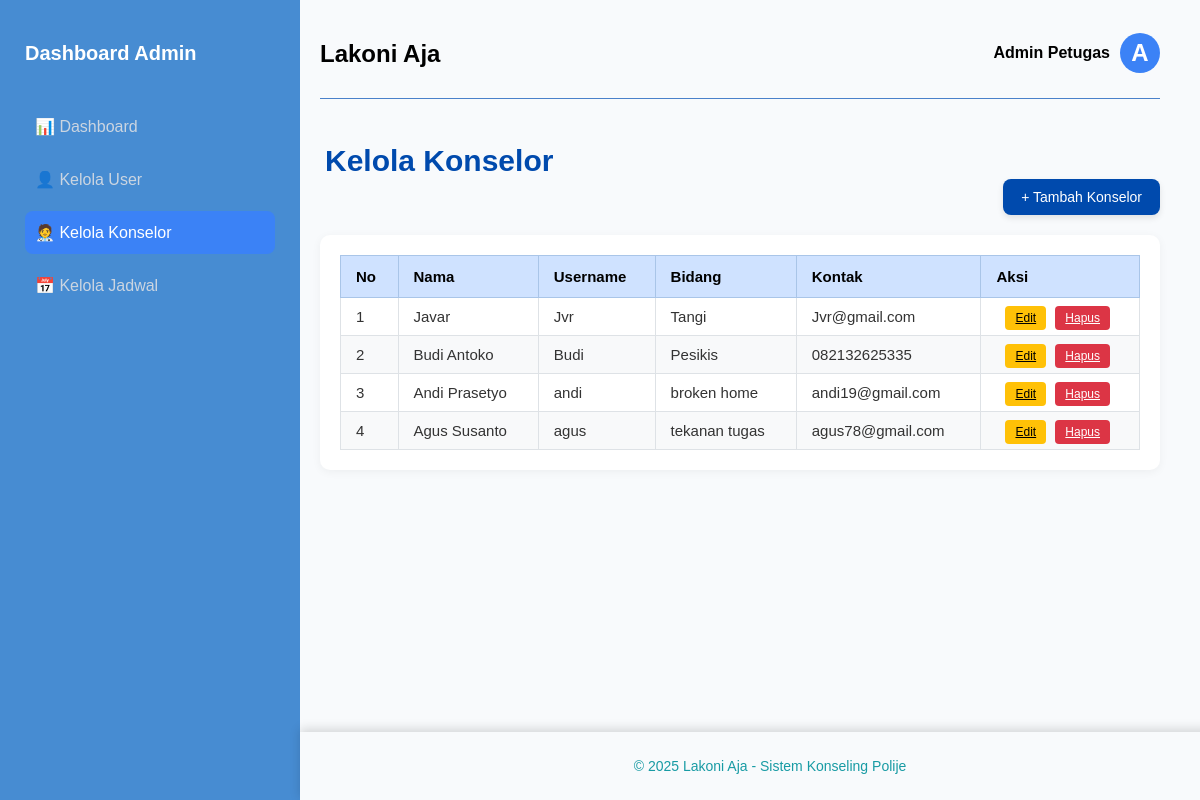
The app's page /kelola_konselor.php (signed in) with its own data.
### tables this page shows
CREATE TABLE `konselor` (
  `id_konselor` int NOT NULL,
  `nama` varchar(100) NOT NULL,
  `username` varchar(50) NOT NULL,
  `password` varchar(255) NOT NULL,
  `nip` varchar(50) DEFAULT NULL,
  `bidang_keahlian` varchar(100) DEFAULT NULL,
  `kontak` varchar(100) DEFAULT NULL,
  `foto` varchar(255) DEFAULT NULL
);

### kelola_konselor.php (the view, shortened to what this page needs)
<?php
include 'db.php';
$konselor = mysqli_query($conn, "SELECT id_konselor, nama, username, bidang_keahlian, kontak FROM konselor ORDER BY id_konselor DESC");
?>
<!DOCTYPE html>
<html lang="en">
<head>
    <link rel="stylesheet" href="assets/css/kelola_konselor.css?v=<?php echo time(); ?>">
    <link rel="stylesheet" href="https://cdnjs.cloudflare.com/ajax/libs/font-awesome/6.4.0/css/all.min.css">
</head>
<body>
<div class="sidebar">
  <div class="list_sidebar">
      <h2>Dashboard Admin</h2>
      <a href="dashboard_admin.php">📊 Dashboard</a>
      <a href="kelola_user.php">👤 Kelola User</a>
      <a href="kelola_konselor.php" class="active">🧑‍⚕️ Kelola Konselor</a>
      <a href="kelola_jadwal.php">📅 Kelola Jadwal</a>
  </div>
</div>
<div class="content">
    <div class="main-header">
        <h1 class="brand-title">Lakoni Aja</h1>
        <div class="profile-section">
            <span class="profile-name">Admin Petugas</span>
            <div class="profile-avatar">A</div>
        </div>
    </div>
    <hr class="header-line">
    <div class="header-actions">
        <h2 class="page-title">Kelola Konselor</h2>
        <a href="tambah_konselor.php" class="btn-add">+ Tambah Konselor</a>
    </div>
    <div class="table-container">
        <table class="custom-table">
            <thead>
                <tr>
                    <th>No</th>
                    <th>Nama</th>
                    <th>Username</th>
                    <th>Bidang</th>
                    <th>Kontak</th>
                    <th>Aksi</th>
                </tr>
            </thead>
            <tbody>
            <?php
            $no = 1;
            while ($row = mysqli_fetch_assoc($konselor)): ?>
                <tr>
                    <td><?= $no++ ?></td>
                    <td><?= htmlspecialchars($row['nama']) ?></td>
                    <td><?= htmlspecialchars($row['username']) ?></td>
                    <td><?= htmlspecialchars($row['bidang_keahlian']) ?></td>
                    <td><?= htmlspecialchars($row['kontak']) ?></td>
                    <td class="action-buttons">
                        <a href="edit_konselor.php?id=<?= $row['id_konselor'] ?>" class="btn-edit">Edit</a>
                        <a href="?hapus=<?= $row['id_konselor'] ?>"
                           class="btn-delete"
                           onclick="return confirm('Yakin ingin menghapus konselor ini?')">
                           Hapus
                        </a>
                    </td>
                </tr>
            <?php endwhile; ?>
            </tbody>
        </table>
    </div>
</div>
<footer class="footer">
  <p>© 2025 Lakoni Aja - Sistem Konseling Polije</p>
</footer>
</body>
</html>

### assets/css/kelola_konselor.css (style rules this page uses)
.main-header { display: flex; justify-content: space-between; margin-top: -50 px; margin-bottom: 30px; padding-bottom: -50px; padding-top: -40px; }
.brand-title { font-size: 24px; font-weight: 700; color: #000; margin: 0; }
.profile-section { display: flex; align-items: center; gap: 10px; margin-top: -7px; }
.profile-name { font-weight: 700; font-size: 16px; color: #000; }
.profile-avatar { width: 40px; height: 40px; background-color: #3B82F6; color: white; font-weight: 600; font-size: 24px; border-radius: 50%; display: flex; justify-content: center; align-items: center; }
.header-line { border: 0; border-top: 1px solid #4a81ca; margin-bottom: 30px; opacity: 1; margin-top: -5px; }
.header-actions { display: flex; justify-content: space-between; align-items: flex-start; margin-bottom: 20px; }
.page-title { font-size: 26px; font-weight: bold; color: #004aad; margin: 0; }
.btn-add { background-color: #004aad; color: white; padding: 10px 18px; font-size: 14px; font-weight: 500; border-radius: 8px; text-decoration: none; transition: 0.3s ease; box-shadow: 0 3px 6px rgba(0, 0, 0, 0.1); margin-top: 50px; }
.table-container { background: white; padding: 20px; border-radius: 10px; box-shadow: 0 2px 10px rgba(0,0,0,0.05); }
.custom-table { width: 100%; border-collapse: collapse; font-family: sans-serif; font-size: 15px; }
.custom-table thead th { background-color: #cfe2ff; color: #000; font-weight: bold; padding: 12px 15px; text-align: left; border: 1px solid #a9c5e8; }
.custom-table tbody td { padding: 10px 15px; border: 1px solid #dee2e6; color: #333; }
.custom-table tbody tr:nth-child(even) { background-color: #f8f9fa; }
.btn-edit, .btn-delete { padding: 5px 10px; border: none; border-radius: 4px; cursor: pointer; font-size: 12px; margin-right: 5px; text-align: center; }
.action-buttons { text-align: center; }
.btn-edit { background-color: #ffc107; color: #000; }
.btn-delete { background-color: #dc3545; color: white; }
.footer { position: fixed; bottom: 0; left: 0; width: calc(100% - 260px); margin-left: 300px; color: rgb(24, 155, 164); text-align: center; padding: 12px 0; font-size: 14px; box-shadow: 0 -3px 10px rgba(0,0,0,0.15); }
.content h2 { font-size: 30px; font-weight: 700; margin: 15px 0 10px 5px; color: #004aad; }

### assets/css/dashboard_admin.css (style rules this page uses)
.page-title { font-size: 28px; font-weight: bold; color: #004aad; margin-bottom: 10px; margin-top: -1000px; }
body { margin: 0; font-family: "Poppins", sans-serif; background-color: #f8fafc; }
.sidebar { width: 250px; height: 100vh; background-color: #478cd2; color: #fff; position: fixed; top: 0; left: 0; padding: 25px; }
.sidebar h2 { font-size: 20px; margin-bottom: 40px; display: flex; gap: 10px; align-items: center; }
.sidebar a { text-decoration: none; color: #cbd5e1; font-size: 16px; display: block; padding: 12px 10px; border-radius: 8px; margin-bottom: 10px; transition: 0.3s; }
.sidebar .list_sidebar a:hover, .sidebar .list_sidebar .active { background-color: #3b82f6; color: #fff; }
.content { margin-left: 280px; padding: 40px; }
h1 { font-size: 32px; font-weight: bold; }
.footer { position: fixed; bottom: 0; left: 0; width: calc(100% - 260px); margin-left: 300px; color: rgb(24, 155, 164); text-align: center; padding: 12px 0; font-size: 14px; box-shadow: 0 -3px 10px rgba(0,0,0,0.15); }

### records on screen
konselor: nama "Javar", username "Jvr", bidang_keahlian "Tangi", kontak "Jvr@gmail.com"
konselor: nama "Budi Antoko", username "Budi", bidang_keahlian "Pesikis", kontak "082132625335"
konselor: nama "Andi Prasetyo", username "andi", bidang_keahlian "broken home", kontak "andi19@gmail.com"
konselor: nama "Agus Susanto", username "agus", bidang_keahlian "tekanan tugas", kontak "agus78@gmail.com"
